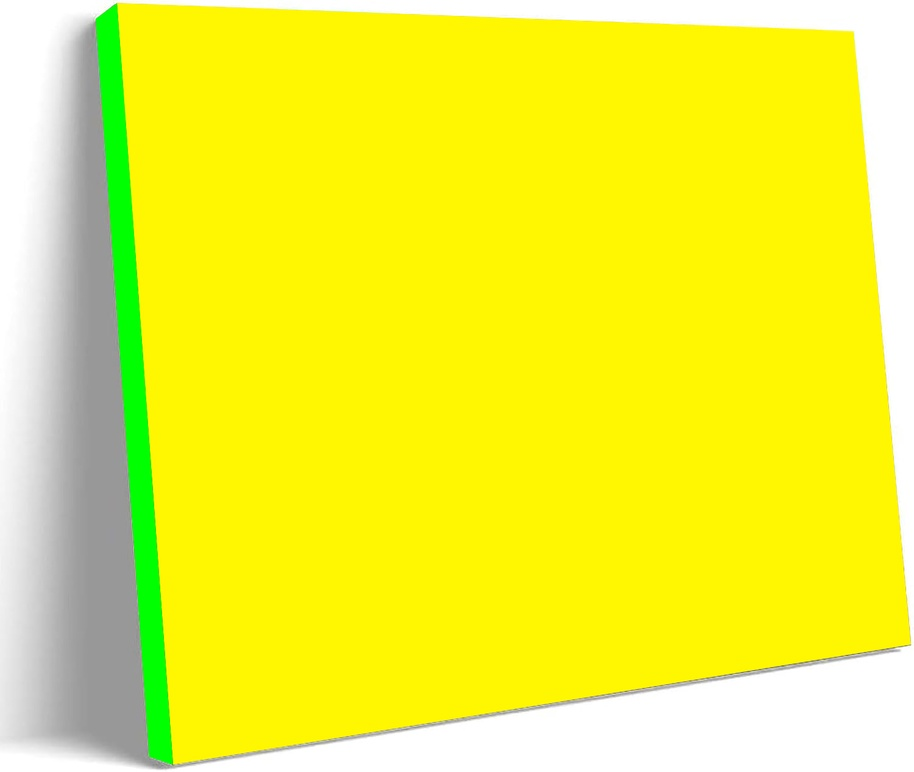
#> input picture data/templates/moban.jpg, 914 x 772 px, shrunk from 1500 x 1267 before the run, found by its file name
$ python main_image_tool.py
#> lines starting #> are read from the running program, lines starting #| are printed output that depends on the picture; after the words box and inside, x2 and y2 are one past the last pixel; in counts of white or black regions, pixels touching at a corner belong together
import cv2
import numpy as np
from PIL import Image

def imread_unicode(image_path):
    """
    支持中文路径的图片读取函数

    参数:
        image_path: 图片路径（支持中文）

    返回:
        image: 读取的图片，如果失败返回None
    """
    try:
        # 使用PIL读取图片，然后转换为OpenCV格式
        pil_image = Image.open(image_path)
        # 转换为RGB（PIL默认是RGB，OpenCV是BGR）
        if pil_image.mode != 'RGB':
            pil_image = pil_image.convert('RGB')
        # 转换为numpy数组
        cv_image = np.array(pil_image)
        # 转换为BGR格式（OpenCV标准）
        cv_image = cv2.cvtColor(cv_image, cv2.COLOR_RGB2BGR)
        return cv_image
    except Exception as e:
        print(f"无法读取图片 {image_path}: {str(e)}")
        return None

# [18 lines left out: function imwrite_unicode, not called in this run]

def detect_yellow_region(image_path, sensitivity='medium'):
    """
    检测图片中的黄色区域

    参数:
        image_path: 输入图片路径
        sensitivity: 检测灵敏度 'low'(宽松), 'medium'(中等), 'high'(严格)

    返回:
        image: 原始图片
        mask: 黄色区域的掩码
        contours: 黄色区域的轮廓
    """
    # 读取图片（支持中文路径）
    img = imread_unicode(image_path)
    if img is None:
        print(f"无法读取图片: {image_path}")
        return None, None, []

    # 转换到HSV色彩空间
    hsv = cv2.cvtColor(img, cv2.COLOR_BGR2HSV)

    # 改进的黄色检测 - 扩大HSV范围，提高检测覆盖率
    if sensitivity == 'low':
        # 宽松模式 - 检测更多黄色变体
        lower_yellow = np.array([10, 60, 60])    # 更宽的色调范围
        upper_yellow = np.array([50, 255, 255])
    elif sensitivity == 'high':
        # 严格模式 - 但仍然比原来宽松一些
        lower_yellow = np.array([18, 120, 120])
        upper_yellow = np.array([42, 255, 255])
    else:
        # 中等模式（默认）- 扩大范围以提高检测率
        lower_yellow = np.array([15, 80, 80])    # 扩大色调和饱和度范围
        upper_yellow = np.array([45, 255, 255])

    # 创建黄色掩码
    mask = cv2.inRange(hsv, lower_yellow, upper_yellow)

    # 改进的形态学操作 - 减少区域丢失
    # 使用更小的核和更少的迭代次数
    kernel_small = np.ones((3, 3), np.uint8)
    kernel_medium = np.ones((5, 5), np.uint8)

    # 先进行轻微的闭运算填充小孔
    mask = cv2.morphologyEx(mask, cv2.MORPH_CLOSE, kernel_small, iterations=1)

    # 可选的开运算去除噪点（更保守）
    mask = cv2.morphologyEx(mask, cv2.MORPH_OPEN, kernel_small, iterations=1)

    # 最后进行一次闭运算连接断开的区域
    mask = cv2.morphologyEx(mask, cv2.MORPH_CLOSE, kernel_medium, iterations=1)

    # 找到轮廓
    contours, _ = cv2.findContours(mask, cv2.RETR_EXTERNAL, cv2.CHAIN_APPROX_SIMPLE)

    return img, mask, contours


def detect_green_region(image_path, sensitivity='medium'):
    """
    检测图片中的绿色区域

    参数:
        image_path: 输入图片路径
        sensitivity: 检测灵敏度 'low'(宽松), 'medium'(中等), 'high'(严格)

    返回:
        image: 原始图片
        mask: 绿色区域的掩码
        contours: 绿色区域的轮廓
    """
    # 读取图片（支持中文路径）
    img = imread_unicode(image_path)
    if img is None:
        print(f"无法读取图片: {image_path}")
        return None, None, []

    # 转换到HSV色彩空间
    hsv = cv2.cvtColor(img, cv2.COLOR_BGR2HSV)

    # 绿色检测的HSV范围
    if sensitivity == 'low':
        # 宽松模式 - 检测更多绿色变体
        lower_green = np.array([35, 40, 40])    # 更宽的色调范围
        upper_green = np.array([85, 255, 255])
    elif sensitivity == 'high':
        # 严格模式 - 检测纯绿色
        lower_green = np.array([45, 100, 100])
        upper_green = np.array([75, 255, 255])
    else:
        # 中等模式（默认）
        lower_green = np.array([40, 60, 60])    # 平衡的绿色范围
        upper_green = np.array([80, 255, 255])

    # 创建绿色掩码
    mask = cv2.inRange(hsv, lower_green, upper_green)

    # 改进的形态学操作 - 减少区域丢失
    # 使用更小的核和更少的迭代次数
    kernel_small = np.ones((3, 3), np.uint8)
    kernel_medium = np.ones((5, 5), np.uint8)

    # 先进行轻微的闭运算填充小孔
    mask = cv2.morphologyEx(mask, cv2.MORPH_CLOSE, kernel_small, iterations=1)

    # 可选的开运算去除噪点（更保守）
    mask = cv2.morphologyEx(mask, cv2.MORPH_OPEN, kernel_small, iterations=1)

    # 最后进行一次闭运算连接断开的区域
    mask = cv2.morphologyEx(mask, cv2.MORPH_CLOSE, kernel_medium, iterations=1)

    # 找到轮廓
    contours, _ = cv2.findContours(mask, cv2.RETR_EXTERNAL, cv2.CHAIN_APPROX_SIMPLE)

    return img, mask, contours


# [159 lines left out: functions get_quadrilateral_corners, create_enhanced_mask, get_region_direction, crop_image_by_direction, not called in this run]


def fill_yellow_region(original_img_path, fill_img_path, output_path,
                       mode='perspective', show_corners=False,
                       anti_aliasing=True, edge_blur=3, sensitivity='high'):
    """
    将一张图片填充到黄色和绿色区域

    参数:
        original_img_path: 包含黄色和/或绿色区域的原始图片路径
        fill_img_path: 要填充的图片路径
        output_path: 输出图片路径
        mode: 填充模式
              'perspective' - 透视变换（角对角）
              'stretch' - 拉伸填充
              'tile' - 平铺填充
        show_corners: 是否在结果图上显示检测到的角点（黄色区域用红点，绿色区域用绿点）
        anti_aliasing: 是否启用抗锯齿（边缘羽化）
        edge_blur: 边缘羽化程度，数值越大越平滑（建议1-5之间的奇数，默认3）
        sensitivity: 颜色检测灵敏度 'low'(宽松), 'medium'(中等), 'high'(严格)，同时应用于黄色和绿色检测

    返回:
        result: 处理后的图片
    """
    # 检测黄色区域
    img, yellow_mask, yellow_contours = detect_yellow_region(original_img_path, sensitivity)
#> in imread_unicode, pil_image is the input picture: PIL image 914x772 RGB; mean R, G, B 240.6, 241, 57.2
#> in detect_yellow_region, `hsv = cv2.cvtColor(img, cv2.COLOR_BGR2HSV)`: hsv: shape (772, 914, 3); mean H, S, V 24.6, 189.9, 246.8
#> in detect_yellow_region, `mask = cv2.inRange(hsv, lower_yellow, upper_yellow)`:
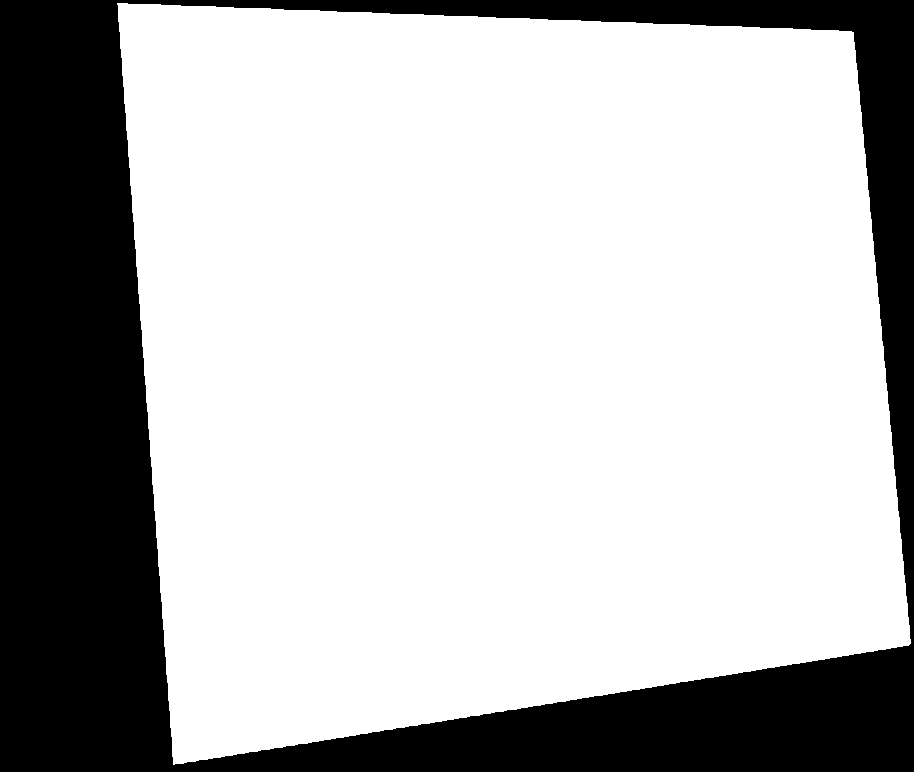
#> mask: shape (772, 914); 72.3% white; 1 black region, box (x1, y1, x2, y2) and area: (0, 0, 914, 772) 195673
#> in detect_yellow_region, `mask = cv2.morphologyEx(mask, cv2.MORPH_OPEN, kernel_small, iterations..`: mask: shape (772, 914); 72.3% white; 1 black region
#> in detect_yellow_region, `contours, _ = cv2.findContours(mask, cv2.RETR_EXTERNAL, cv2.CHAIN_APPR..`: contours = 1 contour; box (x1, y1, x2, y2) and area: (118, 3, 911, 764) 508508
#> yellow_contours has the same summary as contours in detect_yellow_region

    # 检测绿色区域
    _, green_mask, green_contours = detect_green_region(original_img_path, sensitivity)
#> in detect_green_region, `mask = cv2.inRange(hsv, lower_green, upper_green)`:
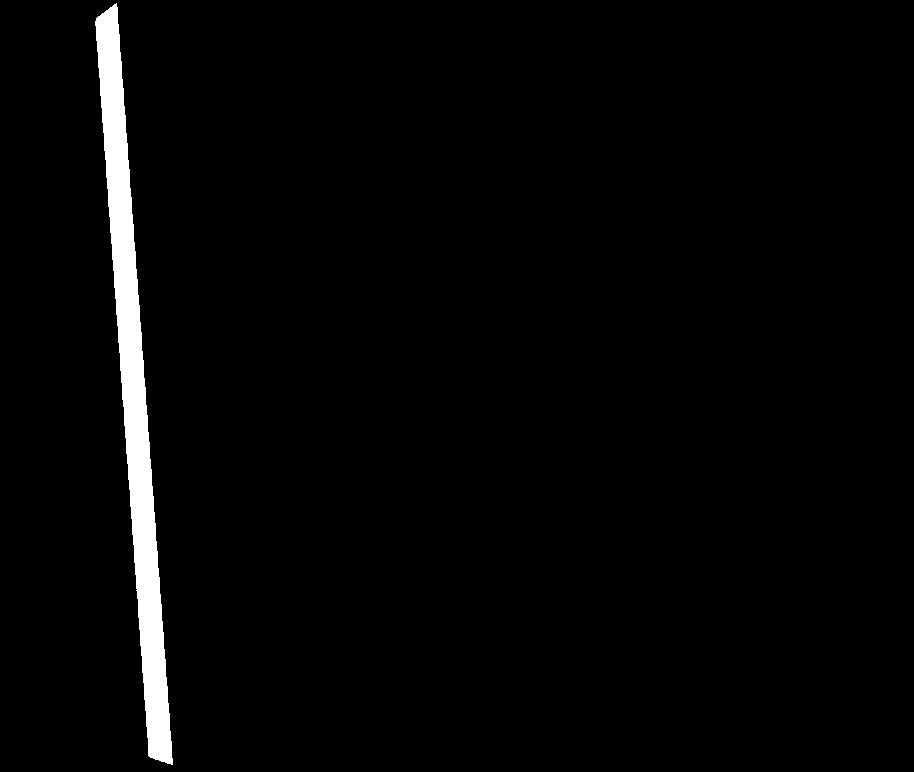
#> mask: shape (772, 914); 2.5% white; 1 white region, box (x1, y1, x2, y2) and area: (95, 3, 173, 765) 17666
#> in detect_green_region, `mask = cv2.morphologyEx(mask, cv2.MORPH_CLOSE, kernel_small, iteration..`: mask: shape (772, 914); 2.5% white; 1 white region, box (x1, y1, x2, y2) and area: (95, 3, 173, 765) 17667
#> in detect_green_region, `mask = cv2.morphologyEx(mask, cv2.MORPH_OPEN, kernel_small, iterations..`: mask: shape (772, 914); 2.5% white; 1 white region
#> in detect_green_region, `contours, _ = cv2.findContours(mask, cv2.RETR_EXTERNAL, cv2.CHAIN_APPR..`: contours = 1 contour; box (x1, y1, x2, y2) and area: (95, 4, 173, 764) 16893
#> green_contours has the same summary as contours in detect_green_region

    # 合并所有检测到的区域
    all_contours = []
    region_types = []  # 记录每个轮廓的类型

    if len(yellow_contours) > 0:
        all_contours.extend(yellow_contours)
        region_types.extend(['yellow'] * len(yellow_contours))
        print(f"检测到 {len(yellow_contours)} 个黄色区域")
#| 检测到 1 个黄色区域

    if len(green_contours) > 0:
        all_contours.extend(green_contours)
        region_types.extend(['green'] * len(green_contours))
        print(f"检测到 {len(green_contours)} 个绿色区域")
#| 检测到 1 个绿色区域

    if len(all_contours) == 0:
        print("未检测到黄色或绿色区域！")
        return None

    # 合并黄色和绿色掩码
    combined_mask = cv2.bitwise_or(yellow_mask, green_mask)
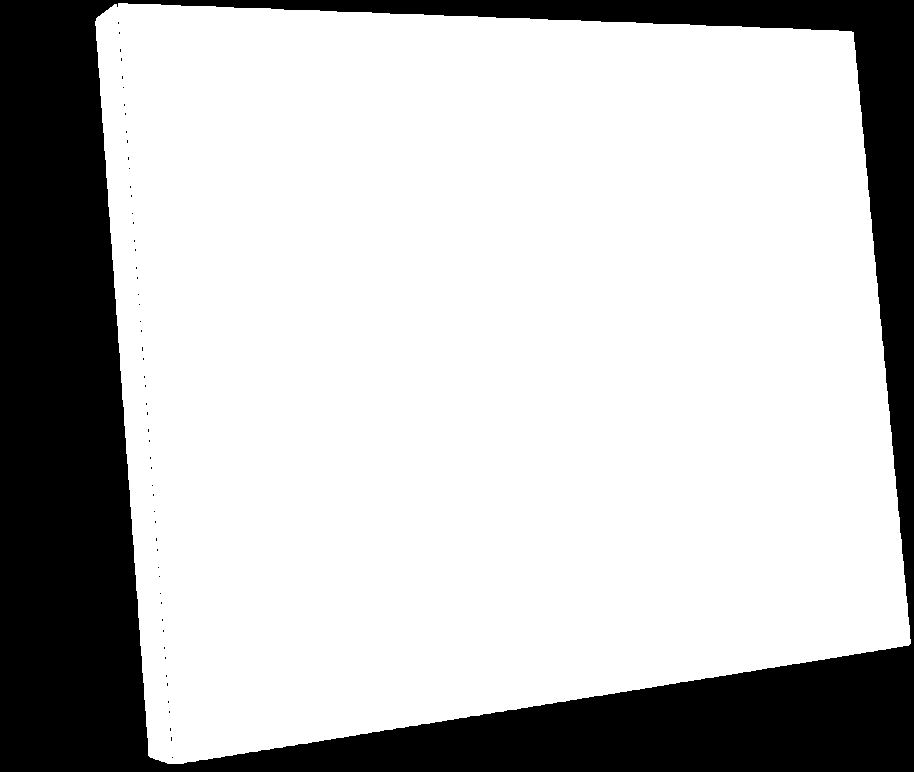
#> combined_mask: shape (772, 914); 74.8% white; 56 black regions (55 under 20 px), largest, box (x1, y1, x2, y2) and area: (0, 0, 914, 772) 177901

    # 读取要填充的图片（支持中文路径）
    fill_img = imread_unicode(fill_img_path)

    if fill_img is None:
        print(f"无法读取图片: {fill_img_path}")
        return None

    # 创建结果图片的副本
    result = img.copy()

    if mode == 'perspective':
        # 透视变换模式 - 处理每个检测到的区域
        print("使用透视变换模式填充")

        # 填充图片的四个角点（按原图尺寸）
        h, w = fill_img.shape[:2]
        src_corners = np.array([
            [0, 0],           # 左上
            [w - 1, 0],       # 右上
            [w - 1, h - 1],   # 右下
            [0, h - 1]        # 左下
        ], dtype=np.float32)

        # 处理每个检测到的区域
        for i, contour in enumerate(all_contours):
            region_type = region_types[i]

            # 获取当前区域的四个角点，使用更大的扩展像素数以减少边缘遗留
            dst_corners = get_quadrilateral_corners(contour, expand_pixels=4)

            print(f"处理{region_type}区域 {i+1}:")
            print(f"  左上: {dst_corners[0]}")
            print(f"  右上: {dst_corners[1]}")
            print(f"  右下: {dst_corners[2]}")
            print(f"  左下: {dst_corners[3]}")

            # 准备填充图片
            current_fill_img = fill_img.copy()

            # 如果是绿色区域，需要进行智能裁剪
            if region_type == 'green' and len(yellow_contours) > 0:
                # 找到最大的黄色区域作为参考
                yellow_ref_contour = max(yellow_contours, key=cv2.contourArea)

                # 判断绿色区域相对于黄色区域的方向
                direction, distance = get_region_direction(yellow_ref_contour, contour)
                print(f"  绿色区域位于黄色区域的{direction}方向，距离: {distance:.1f}像素")

                # 根据方向裁剪和翻转填充图片
                current_fill_img = crop_image_by_direction(fill_img, contour, direction)

                # 显示详细的处理信息
                process_info = ""
                if direction == 'top':
                    process_info = "从顶部裁剪 + 上下翻转"
                elif direction == 'bottom':
                    process_info = "从底部裁剪 + 上下翻转"
                elif direction == 'left':
                    process_info = "从左侧裁剪 + 左右翻转"
                else:  # right
                    process_info = "从右侧裁剪 + 左右翻转"

                print(f"  智能处理: {process_info}")
                print(f"  处理后尺寸: {current_fill_img.shape[:2]}")

                # 更新源角点（基于裁剪后的图片尺寸）
                h_crop, w_crop = current_fill_img.shape[:2]
                src_corners_current = np.array([
                    [0, 0],                    # 左上
                    [w_crop - 1, 0],          # 右上
                    [w_crop - 1, h_crop - 1], # 右下
                    [0, h_crop - 1]           # 左下
                ], dtype=np.float32)
            else:
                # 黄色区域或没有黄色参考时，使用原始源角点
                src_corners_current = src_corners

            # 计算透视变换矩阵
            matrix = cv2.getPerspectiveTransform(src_corners_current, dst_corners)

            # 应用透视变换（使用高质量插值）
            h_img, w_img = img.shape[:2]
            warped = cv2.warpPerspective(current_fill_img, matrix, (w_img, h_img),
                                         flags=cv2.INTER_CUBIC,
                                         borderMode=cv2.BORDER_CONSTANT,
                                         borderValue=[0, 0, 0])

            # 创建增强掩码以减少边缘遗留
            current_mask = create_enhanced_mask(contour, img.shape, expand_pixels=3)

            # 边缘抗锯齿处理
            if anti_aliasing and edge_blur > 0:
                # 对掩码进行轻微模糊，实现边缘羽化
                mask_float = current_mask.astype(np.float32) / 255.0
                # 确保edge_blur是奇数
                blur_size = edge_blur if edge_blur % 2 == 1 else edge_blur + 1
                # 使用较小的sigma值，让羽化更自然
                sigma = blur_size / 3.0
                mask_blurred = cv2.GaussianBlur(mask_float, (blur_size, blur_size), sigma)

                # 增强边缘对比度，减少过渡区域
                # 使用gamma校正让过渡更陡峭
                mask_blurred = np.power(mask_blurred, 1.5)

                mask_3ch = cv2.merge([mask_blurred, mask_blurred, mask_blurred])

                # 使用羽化掩码进行alpha混合
                result = (warped * mask_3ch + result * (1 - mask_3ch)).astype(np.uint8)
            else:
                # 不使用抗锯齿，直接替换
                mask_3ch = cv2.cvtColor(current_mask, cv2.COLOR_GRAY2BGR)
                result = np.where(mask_3ch == 255, warped, result)

            # 如果需要显示角点
            if show_corners:
                # 为不同类型的区域使用不同颜色的角点
                color = (0, 0, 255) if region_type == 'yellow' else (0, 255, 0)  # 黄色区域用红点，绿色区域用绿点
                for j, corner in enumerate(dst_corners):
                    cv2.circle(result, tuple(corner.astype(int)), 10, color, -1)
                    cv2.putText(result, f"{region_type[0]}{i+1}-{j}", tuple(corner.astype(int)),
                               cv2.FONT_HERSHEY_SIMPLEX, 0.7, (255, 255, 255), 2)
    else:
        print(f"未知的填充模式: {mode}")
        return None

    # 后处理：清理残留的边缘颜色
    # result = post_process_edge_cleanup(result, img, combined_mask)

    # 保存结果（支持中文路径）
    if imwrite_unicode(output_path, result):
        print(f"结果已保存到: {output_path}")
        return result
    else:
        print(f"保存失败: {output_path}")
        return None


# [87 lines left out: function post_process_edge_cleanup, not called in this run]


# 使用示例
if __name__ == "__main__":
    print("使用示例：")
    print("1. 透视变换（默认）: fill_yellow_region('moban.jpg', 'shitu.jpg', 'shuchu.jpg', mode='perspective')")
    fill_yellow_region('moban.jpg', 'shitu.jpg', 'shuchu.jpg', mode='perspective')
